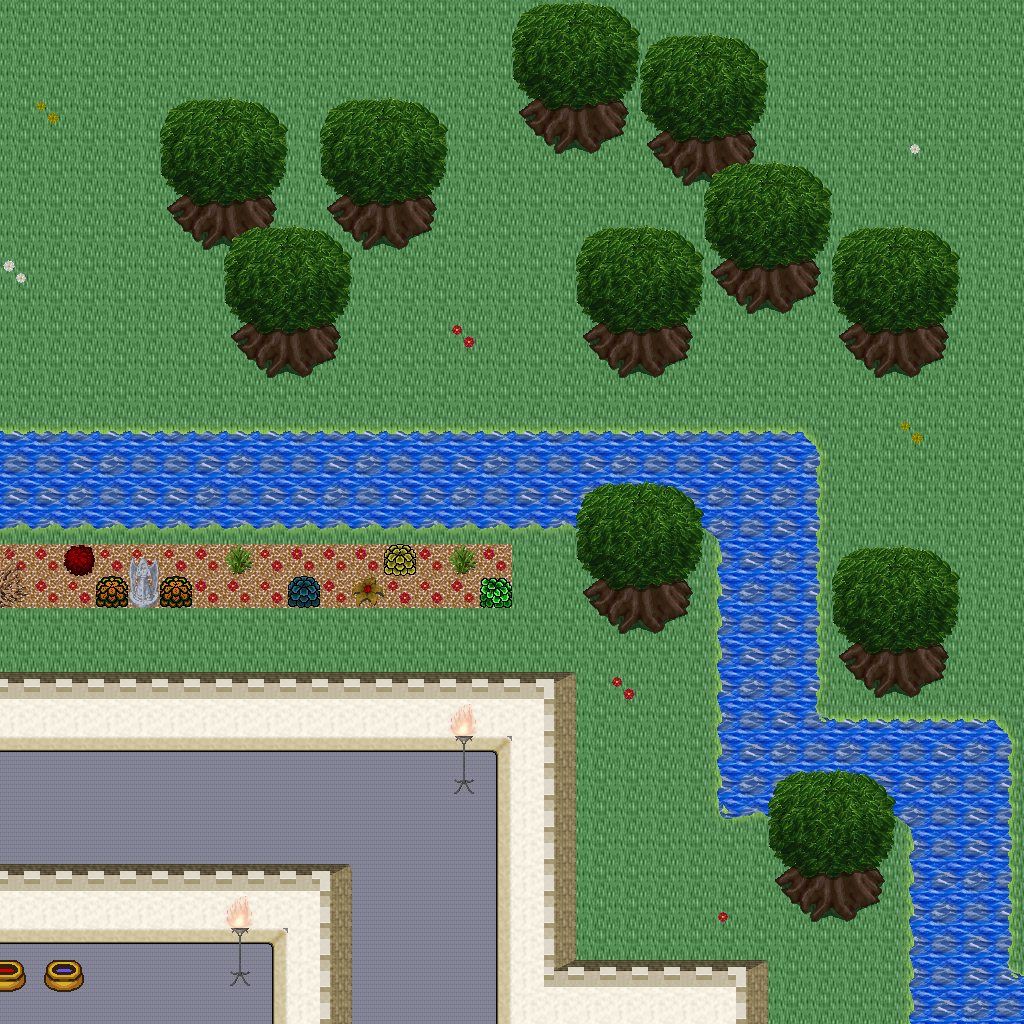

This game map was drawn from its Tiled (.tmx) file and the tilesets committed beside it. A one-line description and the trimmed map source follow:
An orthogonal 32x32 tile map with 32x32 px tiles, 5 tile layers (Ground, Objects, Objects2, Above, ...), 1 hidden layer not drawn, 42 tilesets.

<map version="1.10" tiledversion="1.11.0" orientation="orthogonal" renderorder="right-down" width="32" height="32" tilewidth="32" tileheight="32" infinite="0" nextlayerid="11" nextobjectid="1">
 <tileset firstgid="1" name="logic_collision" tilewidth="32" tileheight="32" tilecount="1" columns="1">
  <image source="../drawable/logic_collision.png" width="32" height="32" />
 </tileset>
 <tileset firstgid="2" name="building_decoration_orbpedestal" tilewidth="32" tileheight="32" tilecount="2" columns="1">
  <image source="../drawable/building_decoration_orbpedestal.png" width="32" height="64" />
 </tileset>
 <tileset firstgid="4" name="building_decoration_block" tilewidth="32" tileheight="32" tilecount="2" columns="2">
  <image source="../drawable/building_decoration_block.png" width="64" height="32" />
 </tileset>
 <tileset firstgid="6" name="building_decoration_chimney" tilewidth="32" tileheight="32" tilecount="2" columns="1">
  <image source="../drawable/building_decoration_chimney.png" width="32" height="64" />
 </tileset>
 <tileset firstgid="8" name="building_fence_fence_chunky" tilewidth="32" tileheight="32" tilecount="21" columns="3">
  <image source="../drawable/building_fence_fence_chunky.png" width="96" height="224" />
 </tileset>
 <tileset firstgid="29" name="ground_cobbled_paving" tilewidth="32" tileheight="32" tilecount="1" columns="1">
  <image source="../drawable/ground_cobbled_paving.png" width="32" height="32" />
 </tileset>
 <tileset firstgid="30" name="ground_gravel" tilewidth="32" tileheight="32" tilecount="1" columns="1">
  <image source="../drawable/ground_gravel.png" width="32" height="32" />
 </tileset>
 <tileset firstgid="31" name="ground_stone_floors" tilewidth="32" tileheight="32" tilecount="6" columns="3">
  <image source="../drawable/ground_stone_floors.png" width="96" height="64" />
 </tileset>
 <tileset firstgid="37" name="ground_ground" tilewidth="32" tileheight="32" tilecount="33" columns="3">
  <image source="../drawable/ground_ground.png" width="96" height="352" />
 </tileset>
 <tileset firstgid="70" name="plant_bush_hedge" tilewidth="32" tileheight="32" tilecount="35" columns="5">
  <image source="../drawable/plant_bush_hedge.png" width="160" height="224" />
 </tileset>
 <tileset firstgid="105" name="plant_bush_various_small" tilewidth="32" tileheight="32" tilecount="9" columns="3">
  <image source="../drawable/plant_bush_various_small.png" width="96" height="96" />
 </tileset>
 <tileset firstgid="114" name="plant_flower_daisy_blue" tilewidth="32" tileheight="32" tilecount="8" columns="2">
  <image source="../drawable/plant_flower_daisy_blue.png" width="64" height="128" />
 </tileset>
 <tileset firstgid="122" name="plant_flower_daisy_red" tilewidth="32" tileheight="32" tilecount="8" columns="2">
  <image source="../drawable/plant_flower_daisy_red.png" width="64" height="128" />
 </tileset>
 <tileset firstgid="130" name="plant_flower_daisy_white" tilewidth="32" tileheight="32" tilecount="8" columns="2">
  <image source="../drawable/plant_flower_daisy_white.png" width="64" height="128" />
 </tileset>
 <tileset firstgid="138" name="plant_flower_daisy_yellow" tilewidth="32" tileheight="32" tilecount="8" columns="2">
  <image source="../drawable/plant_flower_daisy_yellow.png" width="64" height="128" />
 </tileset>
 <tileset firstgid="146" name="plant_vine_plait" tilewidth="32" tileheight="32" tilecount="9" columns="3">
  <image source="../drawable/plant_vine_plait.png" width="96" height="96" />
 </tileset>
 <tileset firstgid="155" name="furniture_light_iron_lamp" tilewidth="32" tileheight="32" tilecount="3" columns="1">
  <image source="../drawable/furniture_light_iron_lamp.png" width="32" height="96" />
 </tileset>
 <tileset firstgid="158" name="furniture_light_flames" tilewidth="32" tileheight="32" tilecount="6" columns="6">
  <image source="../drawable/furniture_light_flames.png" width="192" height="32" />
 </tileset>
 <tileset firstgid="164" name="ground_grass_corners" tilewidth="32" tileheight="32" tilecount="24" columns="6">
  <image source="../drawable/ground_grass_corners.png" width="192" height="128" />
 </tileset>
 <tileset firstgid="188" name="ground_grass_edges" tilewidth="32" tileheight="32" tilecount="36" columns="12">
  <image source="../drawable/ground_grass_edges.png" width="384" height="96" />
 </tileset>
 <tileset firstgid="224" name="plant_tree_tree_golden_large" tilewidth="32" tileheight="32" tilecount="24" columns="4">
  <image source="../drawable/plant_tree_tree_golden_large.png" width="128" height="192" />
 </tileset>
 <tileset firstgid="248" name="ground_water_dungeon_water" tilewidth="32" tileheight="32" tilecount="30" columns="3">
  <image source="../drawable/ground_water_dungeon_water.png" width="96" height="320" />
 </tileset>
 <tileset firstgid="278" name="plant_indoor_pot_plant_1" tilewidth="32" tileheight="32" tilecount="12" columns="6">
  <image source="../drawable/plant_indoor_pot_plant_1.png" width="192" height="64" />
 </tileset>
 <tileset firstgid="290" name="logic_creature_human_imperial" tilewidth="32" tileheight="32" tilecount="16" columns="8">
  <image source="../drawable/logic_creature_human_imperial.png" width="256" height="64" />
 </tileset>
 <tileset firstgid="306" name="item_statue_metal_and_stone" tilewidth="32" tileheight="32" tilecount="6" columns="3">
  <image source="../drawable/item_statue_metal_and_stone.png" width="96" height="64" />
 </tileset>
 <tileset firstgid="312" name="item_statue_grey_stone" tilewidth="32" tileheight="32" tilecount="4" columns="2">
  <image source="../drawable/item_statue_grey_stone.png" width="64" height="64" />
 </tileset>
 <tileset firstgid="316" name="building_castle" tilewidth="32" tileheight="32" tilecount="320" columns="20">
  <image source="../drawable/building_castle.png" width="640" height="512" />
 </tileset>
 <tileset firstgid="636" name="building_church" tilewidth="32" tileheight="32" tilecount="56" columns="8">
  <image source="../drawable/building_church.png" width="256" height="224" />
 </tileset>
 <tileset firstgid="692" name="item_pot_pot_golden" tilewidth="32" tileheight="32" tilecount="4" columns="4">
  <image source="../drawable/item_pot_pot_golden.png" width="128" height="32" />
 </tileset>
 <tileset firstgid="696" name="furniture_table_bench" tilewidth="32" tileheight="32" tilecount="3" columns="3">
  <image source="../drawable/furniture_table_bench.png" width="96" height="32" />
 </tileset>
 <tileset firstgid="699" name="item_statue_green_stone" tilewidth="32" tileheight="32" tilecount="12" columns="4">
  <image source="../drawable/item_statue_green_stone.png" width="128" height="96" />
 </tileset>
 <tileset firstgid="711" name="item_statue_green_stone_2" tilewidth="32" tileheight="32" tilecount="6" columns="2">
  <image source="../drawable/item_statue_green_stone_2.png" width="64" height="96" />
 </tileset>
 <tileset firstgid="717" name="plant_bush_hosta" tilewidth="32" tileheight="32" tilecount="9" columns="3">
  <image source="../drawable/plant_bush_hosta.png" width="96" height="96" />
 </tileset>
 <tileset firstgid="726" name="plant_tree_tree_green" tilewidth="32" tileheight="32" tilecount="88" columns="8">
  <image source="../drawable/plant_tree_tree_green.png" width="256" height="352" />
 </tileset>
 <tileset firstgid="814" name="item_banners_flag" tilewidth="32" tileheight="32" tilecount="12" columns="3">
  <image source="../drawable/item_banners_flag.png" width="96" height="128" />
 </tileset>
 <tileset firstgid="826" name="furniture_table_long_front_on" tilewidth="32" tileheight="32" tilecount="3" columns="1">
  <image source="../drawable/furniture_table_long_front_on.png" width="32" height="96" />
 </tileset>
 <tileset firstgid="829" name="item_flagpole" tilewidth="32" tileheight="32" tilecount="3" columns="1">
  <image source="../drawable/item_flagpole.png" width="32" height="96" />
 </tileset>
 <tileset firstgid="832" name="logic_portal" tilewidth="32" tileheight="32" tilecount="24" columns="8">
  <image source="../drawable/logic_portal.png" width="256" height="96" />
 </tileset>
 <tileset firstgid="856" name="logic_creature_animal" tilewidth="32" tileheight="32" tilecount="32" columns="8">
  <image source="../drawable/logic_creature_animal.png" width="256" height="128" />
 </tileset>
 <tileset firstgid="888" name="plant_tree_spruce" tilewidth="32" tileheight="32" tilecount="6" columns="2">
  <image source="../drawable/plant_tree_spruce.png" width="64" height="96" />
 </tileset>
 <tileset firstgid="894" name="light_light_5x5" tilewidth="32" tileheight="32" tilecount="25" columns="5">
  <image source="../drawable/light_light_5x5.png" width="160" height="160" />
 </tileset>
 <tileset firstgid="919" name="plant_stump_stump_brown" tilewidth="32" tileheight="32" tilecount="4" columns="2">
  <image source="../drawable/plant_stump_stump_brown.png" width="64" height="64" />
 </tileset>
 <layer id="1" name="Ground" width="32" height="32">
  <data>[1024 cells, 1024 non-empty, 9 distinct tile ids]</data>
 </layer>
 <layer id="2" name="Objects" width="32" height="32">
  <data>[1024 cells, 309 non-empty, 44 distinct tile ids]</data>
 </layer>
 <layer id="3" name="Objects2" width="32" height="32">
  <data>[1024 cells, 0 non-empty, 0 distinct tile ids]</data>
 </layer>
 <layer id="4" name="Above" width="32" height="32">
  <data>[1024 cells, 138 non-empty, 16 distinct tile ids]</data>
 </layer>
 <layer id="5" name="Above2" width="32" height="32">
  <data>[1024 cells, 0 non-empty, 0 distinct tile ids]</data>
 </layer>
 <layer id="6" name="Walkable" width="32" height="32" visible="0">
  <data>[1024 cells, 416 non-empty, 1 distinct tile ids]</data>
 </layer>
 <objectgroup id="7" name="Mapevents" />
 <objectgroup id="8" name="Spawn" />
 <objectgroup id="9" name="Keys" />
 <objectgroup id="10" name="Replace" />
</map>
